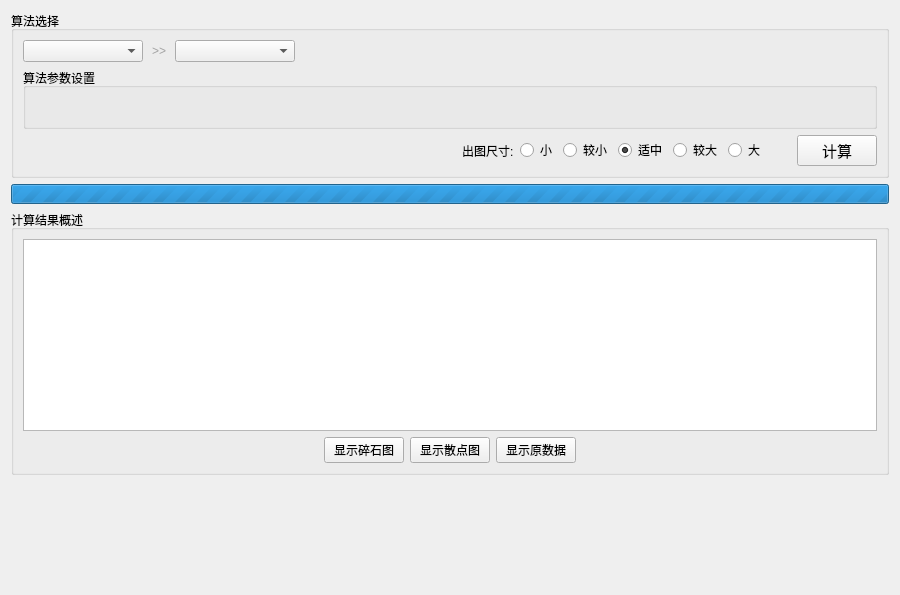
<?xml version="1.0" encoding="UTF-8"?>
<ui version="4.0">
 <class>Form</class>
 <widget class="QWidget" name="Form">
  <property name="geometry">
   <rect>
    <x>0</x>
    <y>0</y>
    <width>900</width>
    <height>595</height>
   </rect>
  </property>
  <property name="windowTitle">
   <string>Form</string>
  </property>
  <layout class="QVBoxLayout" name="verticalLayout">
   <item>
    <widget class="QGroupBox" name="groupBox_2">
     <property name="title">
      <string>算法选择</string>
     </property>
     <layout class="QVBoxLayout" name="verticalLayout_4">
      <item>
       <layout class="QHBoxLayout" name="horizontalLayout_2">
        <property name="spacing">
         <number>9</number>
        </property>
        <item>
         <widget class="QComboBox" name="cBox_AlgGroup">
          <property name="minimumSize">
           <size>
            <width>120</width>
            <height>0</height>
           </size>
          </property>
         </widget>
        </item>
        <item>
         <widget class="QLabel" name="label">
          <property name="styleSheet">
           <string notr="true">color: rgb(162, 162, 162);</string>
          </property>
          <property name="text">
           <string>&gt;&gt;</string>
          </property>
         </widget>
        </item>
        <item>
         <widget class="QComboBox" name="cBox_AlgName">
          <property name="minimumSize">
           <size>
            <width>120</width>
            <height>0</height>
           </size>
          </property>
         </widget>
        </item>
        <item>
         <spacer name="horizontalSpacer_5">
          <property name="orientation">
           <enum>Qt::Orientation::Horizontal</enum>
          </property>
          <property name="sizeHint" stdset="0">
           <size>
            <width>40</width>
            <height>20</height>
           </size>
          </property>
         </spacer>
        </item>
       </layout>
      </item>
      <item>
       <widget class="QGroupBox" name="groupBox_5">
        <property name="title">
         <string>算法参数设置</string>
        </property>
        <layout class="QHBoxLayout" name="horizontalLayout_4">
         <item>
          <layout class="QFormLayout" name="formLayout"/>
         </item>
         <item>
          <spacer name="horizontalSpacer_4">
           <property name="orientation">
            <enum>Qt::Orientation::Horizontal</enum>
           </property>
           <property name="sizeHint" stdset="0">
            <size>
             <width>492</width>
             <height>20</height>
            </size>
           </property>
          </spacer>
         </item>
        </layout>
       </widget>
      </item>
      <item>
       <layout class="QHBoxLayout" name="horizontalLayout">
        <item>
         <spacer name="horizontalSpacer">
          <property name="orientation">
           <enum>Qt::Orientation::Horizontal</enum>
          </property>
          <property name="sizeHint" stdset="0">
           <size>
            <width>588</width>
            <height>20</height>
           </size>
          </property>
         </spacer>
        </item>
        <item>
         <widget class="QLabel" name="label_2">
          <property name="text">
           <string>出图尺寸:</string>
          </property>
         </widget>
        </item>
        <item>
         <widget class="QRadioButton" name="rbtn_smallMin">
          <property name="text">
           <string>小</string>
          </property>
         </widget>
        </item>
        <item>
         <widget class="QRadioButton" name="rbtn_small">
          <property name="text">
           <string>较小</string>
          </property>
         </widget>
        </item>
        <item>
         <widget class="QRadioButton" name="rbtn_middle">
          <property name="text">
           <string>适中</string>
          </property>
          <property name="checked">
           <bool>true</bool>
          </property>
         </widget>
        </item>
        <item>
         <widget class="QRadioButton" name="rbtn_larger">
          <property name="text">
           <string>较大</string>
          </property>
         </widget>
        </item>
        <item>
         <widget class="QRadioButton" name="rbtn_largerMax">
          <property name="text">
           <string>大</string>
          </property>
         </widget>
        </item>
        <item>
         <widget class="QLabel" name="label_3">
          <property name="minimumSize">
           <size>
            <width>20</width>
            <height>0</height>
           </size>
          </property>
          <property name="text">
           <string/>
          </property>
         </widget>
        </item>
        <item>
         <widget class="QPushButton" name="btn_run">
          <property name="font">
           <font>
            <pointsize>11</pointsize>
            <bold>false</bold>
           </font>
          </property>
          <property name="text">
           <string>计算</string>
          </property>
         </widget>
        </item>
       </layout>
      </item>
     </layout>
    </widget>
   </item>
   <item>
    <widget class="QProgressBar" name="progressBar">
     <property name="minimumSize">
      <size>
       <width>0</width>
       <height>20</height>
      </size>
     </property>
     <property name="maximumSize">
      <size>
       <width>16777215</width>
       <height>20</height>
      </size>
     </property>
     <property name="maximum">
      <number>0</number>
     </property>
     <property name="value">
      <number>-1</number>
     </property>
     <property name="textVisible">
      <bool>false</bool>
     </property>
    </widget>
   </item>
   <item>
    <widget class="QGroupBox" name="groupBox_3">
     <property name="title">
      <string>计算结果概述</string>
     </property>
     <layout class="QVBoxLayout" name="verticalLayout_3">
      <item>
       <widget class="QPlainTextEdit" name="plainTextEdit">
        <property name="plainText">
         <string/>
        </property>
       </widget>
      </item>
      <item>
       <layout class="QHBoxLayout" name="horizontalLayout_3">
        <item>
         <spacer name="horizontalSpacer_2">
          <property name="orientation">
           <enum>Qt::Orientation::Horizontal</enum>
          </property>
          <property name="sizeHint" stdset="0">
           <size>
            <width>40</width>
            <height>20</height>
           </size>
          </property>
         </spacer>
        </item>
        <item>
         <widget class="QPushButton" name="btn_scree_plot">
          <property name="text">
           <string>显示碎石图</string>
          </property>
         </widget>
        </item>
        <item>
         <widget class="QPushButton" name="btn_scatter_plot">
          <property name="text">
           <string>显示散点图</string>
          </property>
         </widget>
        </item>
        <item>
         <widget class="QPushButton" name="btn_source_data">
          <property name="text">
           <string>显示原数据</string>
          </property>
         </widget>
        </item>
        <item>
         <spacer name="horizontalSpacer_3">
          <property name="orientation">
           <enum>Qt::Orientation::Horizontal</enum>
          </property>
          <property name="sizeHint" stdset="0">
           <size>
            <width>40</width>
            <height>20</height>
           </size>
          </property>
         </spacer>
        </item>
       </layout>
      </item>
     </layout>
    </widget>
   </item>
   <item>
    <spacer name="verticalSpacer">
     <property name="orientation">
      <enum>Qt::Orientation::Vertical</enum>
     </property>
     <property name="sizeHint" stdset="0">
      <size>
       <width>20</width>
       <height>95</height>
      </size>
     </property>
    </spacer>
   </item>
  </layout>
 </widget>
 <resources/>
 <connections/>
</ui>
